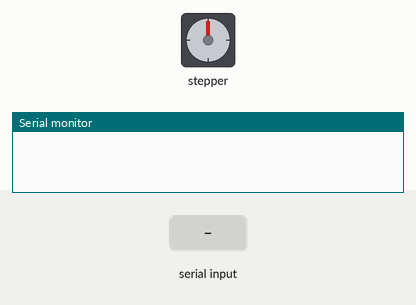
This sketch was run on a simulated Arduino Uno, built with avr-gcc and run on an emulated ATmega328P. On the bench: stepper motor, the last lines printed to the serial monitor. Wiring (inferred from the names in the program): stepper motor driver (200 steps per turn assumed): step pin 11; direction pin 12. The inputs (shaded band) are chosen by the test bench.

Above: at 1.2 s.
1.3 s: "com:" received over the second serial link
At 3.06 s:
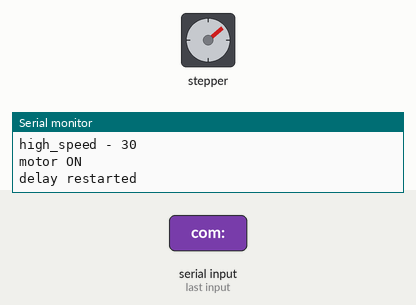
At 3.66 s:
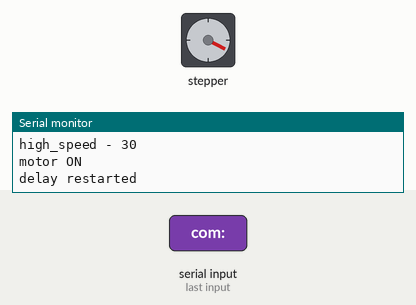
4.3 s: "90,45,200\n" received over the second serial link
At 4.3 s:
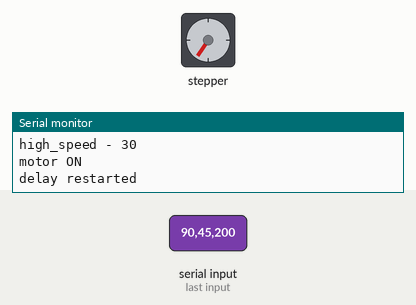
7.3 s: "90,45\n" received over the second serial link
10.3 s: "0\n" received over the second serial link
Timing chart, 0 to 17.3 s (numbered marks = the images above; inputs shaded):
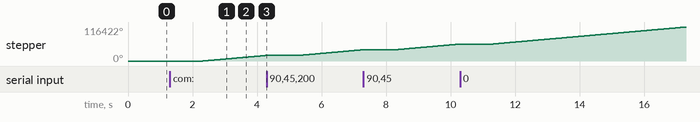

The sketch:

butterfly_pnewmo.ino
```cpp
#include <SoftwareSerial.h>

int Step = 11;
int dir = 12;
bool state = false;


SoftwareSerial mySerial(2, 3); // RX, TXSoftwareSerial mySerial(6, 5); // RX, TX

void setup() {
  // put your setup code here, to run once:
  pinMode(Step, OUTPUT);
  pinMode(dir, OUTPUT);
  digitalWrite(dir, HIGH);
  Serial.begin(9600);
  mySerial.begin(9600);
}

int start_del = 80;
int del = start_del;
int max_count = 1000;
int count = max_count;
int dir_ = 0;
int m_speed = 80;
bool last_state = false;
int high_speed = 100;
int low_speed=80;
long freq;


void loop() {
  if (mySerial.available() > 0) {
    String com = mySerial.readString();
    int str_l = com.length();
    Serial.println(com);


    if (com.substring(0, 4) == "com:") {
      int str_l = com.length();
      int last_separator=com.lastIndexOf(':');
    freq = com.substring(com.lastIndexOf(':')+1,com.length()).toInt();
    com = com.substring(0,com.lastIndexOf(':'));
    last_separator=com.lastIndexOf(':');
    low_speed = com.substring(com.lastIndexOf(':')+1,com.length()).toInt();
    com = com.substring(0,com.lastIndexOf(':'));
    last_separator=com.lastIndexOf(':');
    high_speed = com.substring(com.lastIndexOf(':')+1,com.length()).toInt();
    if(high_speed<30)high_speed=30;
    if(low_speed<30)low_speed=30;
    Serial.print("freq - ");
    Serial.println(freq);
    Serial.print("Low_speed - ");
    Serial.println(low_speed);
    Serial.print("high_speed - ");
    Serial.println(high_speed);

      Serial.println("motor ON");
      max_count = freq;
      if(start_del<low_speed)del = low_speed;
      last_state = state;
      state = true;

    }

    if (com == "ON\n") {
      last_state = state;
      state = true;
      Serial.println("motor ON");
    }
    if (com == "OFF\n") {
      last_state = state;
      state = false;
      Serial.println("motor OFF");
    }

  }

  if (state ) {
    if (!last_state ) {
      if (high_speed < start_del) del = start_del;
      last_state = true;
      Serial.println("delay restarted");
    }
    count--;


    if (count == 0 && del > high_speed) {
      del--;
      count = max_count;
    }

    if(count == 0 && del <= high_speed){
      del=low_speed;
      count = max_count;
//      Serial.println("reached");
    }
    digitalWrite(Step, HIGH);
    delayMicroseconds(del);
    digitalWrite(Step, LOW);
    delayMicroseconds(del);

    if (count < 0)count = max_count;
  }
}
```

Measured:
- after the input at 1.3 s, stepper: keeps turning clockwise at about 9704°/s, starting after 1.0 s
